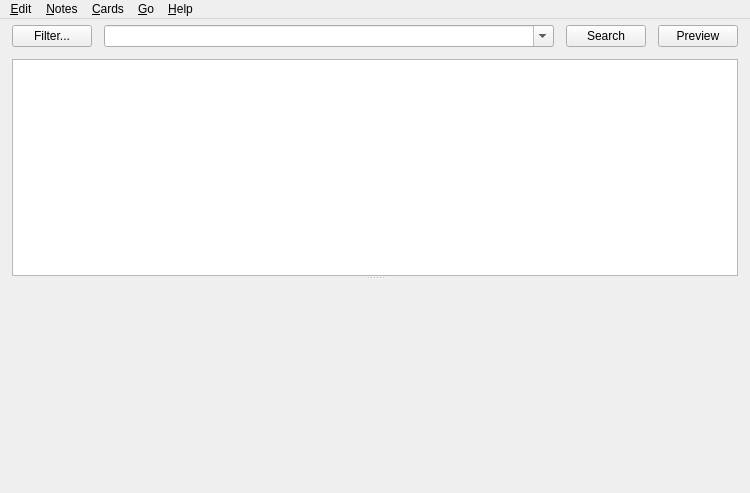
<?xml version="1.0" encoding="UTF-8"?>
<ui version="4.0">
 <class>Dialog</class>
 <widget class="QMainWindow" name="Dialog">
  <property name="geometry">
   <rect>
    <x>0</x>
    <y>0</y>
    <width>750</width>
    <height>493</height>
   </rect>
  </property>
  <property name="minimumSize">
   <size>
    <width>400</width>
    <height>400</height>
   </size>
  </property>
  <property name="windowIcon">
   <iconset resource="icons.qrc">
    <normaloff>:/icons/anki.png</normaloff>:/icons/anki.png</iconset>
  </property>
  <widget class="QWidget" name="centralwidget">
   <layout class="QVBoxLayout" name="verticalLayout_3">
    <property name="spacing">
     <number>12</number>
    </property>
    <property name="leftMargin">
     <number>12</number>
    </property>
    <property name="topMargin">
     <number>6</number>
    </property>
    <property name="rightMargin">
     <number>12</number>
    </property>
    <property name="bottomMargin">
     <number>12</number>
    </property>
    <item>
     <widget class="QSplitter" name="splitter">
      <property name="sizePolicy">
       <sizepolicy hsizetype="Preferred" vsizetype="Expanding">
        <horstretch>4</horstretch>
        <verstretch>0</verstretch>
       </sizepolicy>
      </property>
      <property name="orientation">
       <enum>Qt::Vertical</enum>
      </property>
      <widget class="QWidget" name="widget" native="true">
       <property name="sizePolicy">
        <sizepolicy hsizetype="Expanding" vsizetype="Preferred">
         <horstretch>3</horstretch>
         <verstretch>1</verstretch>
        </sizepolicy>
       </property>
       <layout class="QVBoxLayout" name="verticalLayout_2">
        <property name="spacing">
         <number>0</number>
        </property>
        <property name="leftMargin">
         <number>0</number>
        </property>
        <property name="topMargin">
         <number>0</number>
        </property>
        <property name="rightMargin">
         <number>0</number>
        </property>
        <property name="bottomMargin">
         <number>0</number>
        </property>
        <item>
         <layout class="QGridLayout" name="gridLayout">
          <property name="leftMargin">
           <number>0</number>
          </property>
          <property name="topMargin">
           <number>0</number>
          </property>
          <property name="rightMargin">
           <number>0</number>
          </property>
          <property name="bottomMargin">
           <number>12</number>
          </property>
          <property name="horizontalSpacing">
           <number>12</number>
          </property>
          <property name="verticalSpacing">
           <number>0</number>
          </property>
          <item row="0" column="1">
           <widget class="QComboBox" name="searchEdit">
            <property name="sizePolicy">
             <sizepolicy hsizetype="Expanding" vsizetype="Fixed">
              <horstretch>9</horstretch>
              <verstretch>0</verstretch>
             </sizepolicy>
            </property>
            <property name="editable">
             <bool>true</bool>
            </property>
            <property name="insertPolicy">
             <enum>QComboBox::NoInsert</enum>
            </property>
           </widget>
          </item>
          <item row="0" column="2">
           <widget class="QPushButton" name="searchButton">
            <property name="text">
             <string>Search</string>
            </property>
           </widget>
          </item>
          <item row="0" column="3">
           <widget class="QPushButton" name="previewButton">
            <property name="text">
             <string>Preview</string>
            </property>
            <property name="shortcut">
             <string>Ctrl+Shift+P</string>
            </property>
            <property name="checkable">
             <bool>true</bool>
            </property>
           </widget>
          </item>
          <item row="0" column="0">
           <widget class="QPushButton" name="filter">
            <property name="text">
             <string>Filter...</string>
            </property>
           </widget>
          </item>
         </layout>
        </item>
        <item>
         <widget class="QTableView" name="tableView">
          <property name="sizePolicy">
           <sizepolicy hsizetype="Expanding" vsizetype="Expanding">
            <horstretch>9</horstretch>
            <verstretch>1</verstretch>
           </sizepolicy>
          </property>
          <property name="minimumSize">
           <size>
            <width>0</width>
            <height>150</height>
           </size>
          </property>
          <property name="contextMenuPolicy">
           <enum>Qt::ActionsContextMenu</enum>
          </property>
          <property name="horizontalScrollBarPolicy">
           <enum>Qt::ScrollBarAsNeeded</enum>
          </property>
          <property name="editTriggers">
           <set>QAbstractItemView::NoEditTriggers</set>
          </property>
          <property name="tabKeyNavigation">
           <bool>false</bool>
          </property>
          <property name="alternatingRowColors">
           <bool>true</bool>
          </property>
          <property name="selectionBehavior">
           <enum>QAbstractItemView::SelectRows</enum>
          </property>
          <attribute name="horizontalHeaderCascadingSectionResizes">
           <bool>false</bool>
          </attribute>
          <attribute name="horizontalHeaderHighlightSections">
           <bool>false</bool>
          </attribute>
          <attribute name="horizontalHeaderMinimumSectionSize">
           <number>20</number>
          </attribute>
          <attribute name="horizontalHeaderShowSortIndicator" stdset="0">
           <bool>true</bool>
          </attribute>
         </widget>
        </item>
       </layout>
      </widget>
      <widget class="QWidget" name="verticalLayoutWidget">
       <layout class="QVBoxLayout" name="verticalLayout" stretch="0">
        <property name="spacing">
         <number>0</number>
        </property>
        <property name="leftMargin">
         <number>0</number>
        </property>
        <property name="topMargin">
         <number>1</number>
        </property>
        <property name="rightMargin">
         <number>0</number>
        </property>
        <property name="bottomMargin">
         <number>0</number>
        </property>
        <item>
         <layout class="QHBoxLayout" name="horizontalLayout2">
          <property name="spacing">
           <number>0</number>
          </property>
          <item>
           <widget class="QWidget" name="fieldsArea" native="true">
            <property name="sizePolicy">
             <sizepolicy hsizetype="Preferred" vsizetype="Expanding">
              <horstretch>0</horstretch>
              <verstretch>1</verstretch>
             </sizepolicy>
            </property>
            <property name="minimumSize">
             <size>
              <width>50</width>
              <height>200</height>
             </size>
            </property>
           </widget>
          </item>
         </layout>
        </item>
       </layout>
      </widget>
     </widget>
    </item>
   </layout>
  </widget>
  <widget class="QMenuBar" name="menubar">
   <property name="geometry">
    <rect>
     <x>0</x>
     <y>0</y>
     <width>750</width>
     <height>20</height>
    </rect>
   </property>
   <widget class="QMenu" name="menuEdit">
    <property name="title">
     <string>&amp;Edit</string>
    </property>
    <addaction name="actionUndo"/>
    <addaction name="separator"/>
    <addaction name="actionSelectAll"/>
    <addaction name="actionSelectNotes"/>
    <addaction name="actionInvertSelection"/>
    <addaction name="separator"/>
    <addaction name="actionClose"/>
   </widget>
   <widget class="QMenu" name="menuJump">
    <property name="title">
     <string>&amp;Go</string>
    </property>
    <addaction name="actionFind"/>
    <addaction name="actionTags"/>
    <addaction name="actionSidebar"/>
    <addaction name="actionNote"/>
    <addaction name="actionCardList"/>
    <addaction name="separator"/>
    <addaction name="actionFirstCard"/>
    <addaction name="actionPreviousCard"/>
    <addaction name="actionNextCard"/>
    <addaction name="actionLastCard"/>
   </widget>
   <widget class="QMenu" name="menu_Help">
    <property name="title">
     <string>&amp;Help</string>
    </property>
    <addaction name="actionGuide"/>
   </widget>
   <widget class="QMenu" name="menu_Cards">
    <property name="title">
     <string>&amp;Cards</string>
    </property>
    <widget class="QMenu" name="menuFlag">
     <property name="title">
      <string>Flag</string>
     </property>
     <addaction name="actionRed_Flag"/>
     <addaction name="actionOrange_Flag"/>
     <addaction name="actionGreen_Flag"/>
     <addaction name="actionBlue_Flag"/>
    </widget>
    <addaction name="actionChange_Deck"/>
    <addaction name="separator"/>
    <addaction name="actionReschedule"/>
    <addaction name="actionReposition"/>
    <addaction name="separator"/>
    <addaction name="actionToggle_Suspend"/>
    <addaction name="separator"/>
    <addaction name="menuFlag"/>
    <addaction name="separator"/>
    <addaction name="action_Info"/>
   </widget>
   <widget class="QMenu" name="menu_Notes">
    <property name="title">
     <string>&amp;Notes</string>
    </property>
    <addaction name="actionAdd"/>
    <addaction name="separator"/>
    <addaction name="actionAdd_Tags"/>
    <addaction name="actionRemove_Tags"/>
    <addaction name="actionClear_Unused_Tags"/>
    <addaction name="actionToggle_Mark"/>
    <addaction name="separator"/>
    <addaction name="actionChangeModel"/>
    <addaction name="separator"/>
    <addaction name="actionFindDuplicates"/>
    <addaction name="actionFindReplace"/>
    <addaction name="separator"/>
    <addaction name="actionManage_Note_Types"/>
    <addaction name="separator"/>
    <addaction name="actionDelete"/>
    <addaction name="actionCopy"/>
   </widget>
   <addaction name="menuEdit"/>
   <addaction name="menu_Notes"/>
   <addaction name="menu_Cards"/>
   <addaction name="menuJump"/>
   <addaction name="menu_Help"/>
  </widget>
  <action name="actionReschedule">
   <property name="text">
    <string>&amp;Reschedule...</string>
   </property>
   <property name="shortcut">
    <string>Ctrl+Alt+R</string>
   </property>
  </action>
  <action name="actionSelectAll">
   <property name="text">
    <string>Select &amp;All</string>
   </property>
   <property name="shortcut">
    <string>Ctrl+Alt+A</string>
   </property>
  </action>
  <action name="actionUndo">
   <property name="text">
    <string>&amp;Undo</string>
   </property>
   <property name="shortcut">
    <string>Ctrl+Alt+Z</string>
   </property>
  </action>
  <action name="actionInvertSelection">
   <property name="text">
    <string>&amp;Invert Selection</string>
   </property>
   <property name="shortcut">
    <string>Ctrl+Alt+S</string>
   </property>
  </action>
  <action name="actionFind">
   <property name="text">
    <string>&amp;Find</string>
   </property>
   <property name="shortcut">
    <string>Ctrl+F</string>
   </property>
  </action>
  <action name="actionNote">
   <property name="text">
    <string>N&amp;ote</string>
   </property>
   <property name="shortcut">
    <string>Ctrl+Shift+N</string>
   </property>
  </action>
  <action name="actionNextCard">
   <property name="text">
    <string>&amp;Next Card</string>
   </property>
   <property name="shortcut">
    <string>Ctrl+N</string>
   </property>
  </action>
  <action name="actionPreviousCard">
   <property name="text">
    <string>&amp;Previous Card</string>
   </property>
   <property name="shortcut">
    <string>Ctrl+P</string>
   </property>
  </action>
  <action name="actionGuide">
   <property name="text">
    <string>&amp;Guide</string>
   </property>
   <property name="shortcut">
    <string>F1</string>
   </property>
  </action>
  <action name="actionChangeModel">
   <property name="text">
    <string>Change Note Type...</string>
   </property>
   <property name="shortcut">
    <string>Ctrl+Shift+M</string>
   </property>
  </action>
  <action name="actionSelectNotes">
   <property name="text">
    <string>Select &amp;Notes</string>
   </property>
  </action>
  <action name="actionFindReplace">
   <property name="text">
    <string>Find and Re&amp;place...</string>
   </property>
   <property name="shortcut">
    <string>Ctrl+Alt+F</string>
   </property>
  </action>
  <action name="actionCram">
   <property name="text">
    <string>&amp;Cram...</string>
   </property>
  </action>
  <action name="actionTags">
   <property name="text">
    <string>Fil&amp;ter</string>
   </property>
   <property name="shortcut">
    <string>Ctrl+Shift+F</string>
   </property>
  </action>
  <action name="actionCardList">
   <property name="text">
    <string>Card List</string>
   </property>
   <property name="shortcut">
    <string>Ctrl+Shift+L</string>
   </property>
  </action>
  <action name="actionFindDuplicates">
   <property name="text">
    <string>Find &amp;Duplicates...</string>
   </property>
  </action>
  <action name="actionReposition">
   <property name="text">
    <string>Reposition...</string>
   </property>
   <property name="shortcut">
    <string>Ctrl+Shift+S</string>
   </property>
  </action>
  <action name="actionFirstCard">
   <property name="text">
    <string>First Card</string>
   </property>
   <property name="shortcut">
    <string>Home</string>
   </property>
  </action>
  <action name="actionLastCard">
   <property name="text">
    <string>Last Card</string>
   </property>
   <property name="shortcut">
    <string>End</string>
   </property>
  </action>
  <action name="actionClose">
   <property name="text">
    <string>Close</string>
   </property>
   <property name="shortcut">
    <string>Ctrl+W</string>
   </property>
  </action>
  <action name="action_Info">
   <property name="text">
    <string>&amp;Info...</string>
   </property>
   <property name="shortcut">
    <string>Ctrl+Shift+I</string>
   </property>
  </action>
  <action name="actionAdd_Tags">
   <property name="text">
    <string>Add Tags...</string>
   </property>
   <property name="shortcut">
    <string>Ctrl+Shift+A</string>
   </property>
  </action>
  <action name="actionRemove_Tags">
   <property name="text">
    <string>Remove Tags...</string>
   </property>
   <property name="shortcut">
    <string>Ctrl+Shift+D</string>
   </property>
  </action>
  <action name="actionToggle_Suspend">
   <property name="text">
    <string>Toggle Suspend</string>
   </property>
   <property name="shortcut">
    <string>Ctrl+J</string>
   </property>
  </action>
  <action name="actionDelete">
   <property name="text">
    <string>Delete</string>
   </property>
   <property name="shortcut">
    <string>Ctrl+Del</string>
   </property>
  </action>
  <action name="actionAdd">
   <property name="text">
    <string>Add Notes...</string>
   </property>
   <property name="shortcut">
    <string>Ctrl+E</string>
   </property>
  </action>
  <action name="actionChange_Deck">
   <property name="text">
    <string>Change Deck...</string>
   </property>
   <property name="shortcut">
    <string>Ctrl+D</string>
   </property>
  </action>
  <action name="actionRed_Flag">
   <property name="checkable">
    <bool>true</bool>
   </property>
   <property name="text">
    <string>Red Flag</string>
   </property>
   <property name="shortcut">
    <string>Ctrl+1</string>
   </property>
  </action>
  <action name="actionOrange_Flag">
   <property name="checkable">
    <bool>true</bool>
   </property>
   <property name="text">
    <string>Orange Flag</string>
   </property>
   <property name="shortcut">
    <string>Ctrl+2</string>
   </property>
  </action>
  <action name="actionGreen_Flag">
   <property name="checkable">
    <bool>true</bool>
   </property>
   <property name="text">
    <string>Green Flag</string>
   </property>
   <property name="shortcut">
    <string>Ctrl+3</string>
   </property>
  </action>
  <action name="actionBlue_Flag">
   <property name="checkable">
    <bool>true</bool>
   </property>
   <property name="text">
    <string>Blue Flag</string>
   </property>
   <property name="shortcut">
    <string>Ctrl+4</string>
   </property>
  </action>
  <action name="actionSidebar">
   <property name="text">
    <string>Sidebar</string>
   </property>
   <property name="shortcut">
    <string>Ctrl+Shift+R</string>
   </property>
  </action>
  <action name="actionClear_Unused_Tags">
   <property name="text">
    <string>Clear Unused Tags</string>
   </property>
  </action>
  <action name="actionManage_Note_Types">
   <property name="text">
    <string>Manage Note Types...</string>
   </property>
  </action>
  <action name="actionToggle_Mark">
   <property name="text">
    <string>Toggle Mark</string>
   </property>
   <property name="shortcut">
    <string>Ctrl+K</string>
   </property>
  </action>
  <action name="actionCopy">
   <property name="text">
    <string>&amp;Copy Note</string>
   </property>
   <property name="shortcut">
    <string>Ctrl+Alt+C</string>
   </property>
  </action>
 </widget>
 <resources>
  <include location="icons.qrc"/>
 </resources>
 <connections>
  <connection>
   <sender>actionSelectAll</sender>
   <signal>triggered()</signal>
   <receiver>tableView</receiver>
   <slot>selectAll()</slot>
   <hints>
    <hint type="sourcelabel">
     <x>-1</x>
     <y>-1</y>
    </hint>
    <hint type="destinationlabel">
     <x>299</x>
     <y>279</y>
    </hint>
   </hints>
  </connection>
  <connection>
   <sender>actionClose</sender>
   <signal>triggered()</signal>
   <receiver>Dialog</receiver>
   <slot>close()</slot>
   <hints>
    <hint type="sourcelabel">
     <x>-1</x>
     <y>-1</y>
    </hint>
    <hint type="destinationlabel">
     <x>374</x>
     <y>199</y>
    </hint>
   </hints>
  </connection>
 </connections>
</ui>
